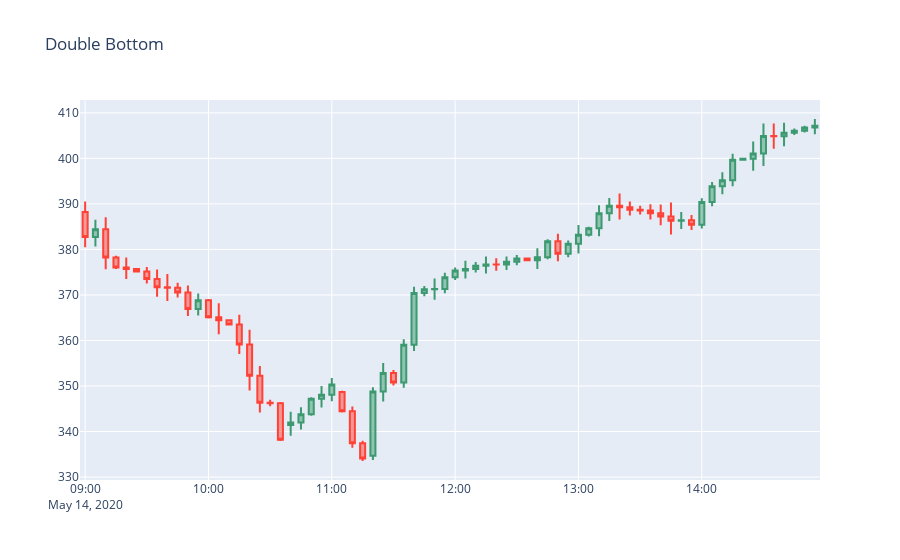

Source (notebook cell):
### Code cell
dfe = df1.iloc[6840:6840+72]
draw_candlesticks(dfe,'Double Bottom',xaxis_rangeslider_visible=False)
